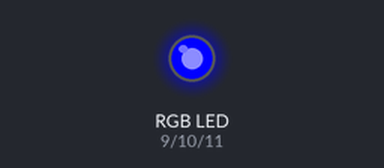
Simulated run of this sketch. Board: Arduino Uno, built with avr-gcc and run on an emulated ATmega328P. Shown: an RGB LED mixed from three pins (HIGH = lit). Dim RGB values are drawn brighter than linear.

Above: at 0.1 s.
At 14.1 s:
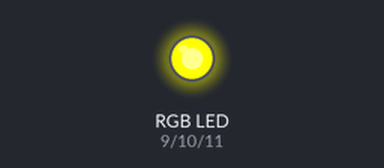
At 31.1 s:
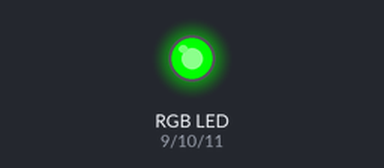
At 34.55 s:
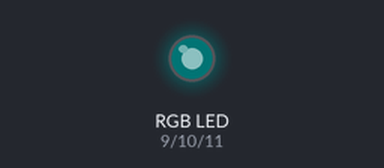
At 37.86 s:
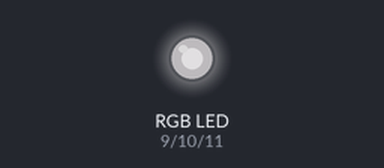
Timing chart, 0 to 37.7 s (numbered marks = the images above):
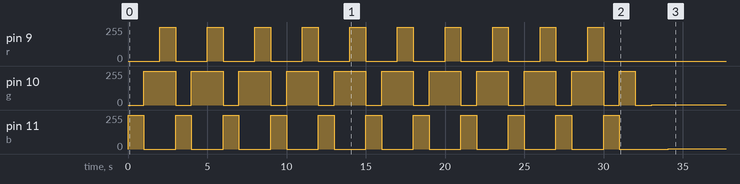

Measured:
- by itself, pin 9 (r): alternates 255/255 for 1.0 s and 0/255 for 2.0 s, 20 changes in all, then stays 0/255
- by itself, pin 10 (g): 0/255 → 255/255 at 1.0 s, → 0/255 2.0 s later, → 255/255 1.0 s later, → 0/255 2.0 s later, … (23 changes in this stretch)
- by itself, pin 11 (b): 0/255 → 255/255 at 0.00 s, → 0/255 1.0 s later, → 255/255 2.0 s later, → 0/255 1.0 s later, … (23 changes in this stretch)

The sketch:

FNR_LEDS_RGB2-c_pia.ino
```cpp
// (licence header left out)
// THE SOFTWARE IS PROVIDED "AS IS", WITHOUT WARRANTY OF ANY KIND, EXPRESS OR
// IMPLIED, INCLUDING BUT NOT LIMITED TO THE WARRANTIES OF MERCHANTABILITY,
// FITNESS FOR A PARTICULAR PURPOSE AND NONINFRINGEMENT. IN NO EVENT SHALL THE
// AUTHORS OR COPYRIGHT HOLDERS BE LIABLE FOR ANY CLAIM, DAMAGES OR OTHER
// LIABILITY, WHETHER IN AN ACTION OF CONTRACT, TORT OR OTHERWISE, ARISING FROM,
// OUT OF OR IN CONNECTION WITH THE SOFTWARE OR THE USE OR OTHER DEALINGS IN THE
// SOFTWARE.

int r = 9;    //
int g = 10;
int b = 11;

int fadetime=1;
int f;
int contagem;

void setup() {
  pinMode(r, OUTPUT);
  pinMode(g, OUTPUT);
  pinMode(b, OUTPUT);
}


void loop()
{
b_max();
g_max();
amarelo();
b_max();
g_max();
amarelo();
b_max();
g_max();
amarelo();
b_max();
g_max();
amarelo();
b_max();
g_max();
amarelo();
b_max();
g_max();
amarelo();
b_max();
g_max();
amarelo();
b_max();
g_max();
amarelo();
b_max();
g_max();
amarelo();
b_max();
g_max();
amarelo();
b_max();
g_max();


f_r();
f_g();
f_b();
f_w();
f_r();
f_g();
f_b();
f_w();f_r();
f_g();
f_b();
f_w();
f_r();
f_g();
f_b();
f_w();
f_r();
f_g();
f_b();
f_w();
f_r();
f_g();
f_b();
f_w();
f_r();
f_g();
f_b();
f_w();
f_r();
f_g();
f_b();
f_w();
f_r();
f_g();
f_b();
f_w();
f_r();
f_g();
f_b();
f_w();
f_r();
f_g();
f_b();
f_w();
f_r();
f_g();
f_b();
f_w();
f_r();
f_g();
f_b();
f_w();
f_r();
f_g();
f_b();
f_w();
f_r();
f_g();
f_b();
f_w();f_r();
f_g();
f_b();
f_w();f_r();
f_g();
f_b();
f_w();f_r();
f_g();
f_b();
f_w();f_r();
f_g();
f_b();
f_w();f_r();
f_g();
f_b();
f_w();f_r();
f_g();
f_b();
f_w();f_r();
f_g();
f_b();
f_w();f_r();
f_g();
f_b();
f_w();f_r();
f_g();
f_b();
f_w();
f_r();
f_g();
f_b();
f_w();f_r();
f_g();
f_b();
f_w();f_r();
f_g();
f_b();


r_max();
amarelo2();
r_max();
amarelo2();r_max();
amarelo2();r_max();
amarelo2();r_max();
amarelo2();r_max();
amarelo2();r_max();
amarelo2();r_max();
amarelo2();r_max();
amarelo2();r_max();
amarelo2();r_max();
amarelo2();r_max();
amarelo2();r_max();
amarelo2();r_max();
amarelo2();r_max();
amarelo2();r_max();
amarelo2();r_max();
amarelo2();r_max();
amarelo2();r_max();
amarelo2();r_max();
amarelo2();r_max();
amarelo2();r_max();
amarelo2();r_max();
amarelo2();r_max();
amarelo2();r_max();
amarelo2();r_max();
amarelo2();r_max();
amarelo2();r_max();
amarelo2();r_max();
amarelo2();r_max();
amarelo2();r_max();
amarelo2();r_max();
amarelo2();r_max();
amarelo2();r_max();
amarelo2();r_max();
amarelo2();r_max();
amarelo2();r_max();
amarelo2();r_max();
amarelo2();r_max();
amarelo2();r_max();
amarelo2();r_max();
amarelo2();r_max();
amarelo2();r_max();
amarelo2();r_max();
amarelo2();r_max();
amarelo2();r_max();
amarelo2();r_max();
amarelo2();r_max();
amarelo2();r_max();
amarelo2();r_max();
amarelo2();r_max();
amarelo2();r_max();
amarelo2();r_max();
amarelo2();r_max();
amarelo2();r_max();
amarelo2();r_max();
amarelo2();r_max();
amarelo2();
r_max();
amarelo2();r_max();
amarelo2();r_max();
amarelo2();r_max();
amarelo2();r_max();
amarelo2();r_max();
amarelo2();r_max();
amarelo2();r_max();
amarelo2();r_max();
amarelo2();r_max();
amarelo2();r_max();
amarelo2();r_max();
amarelo2();r_max();
amarelo2();r_max();
amarelo2();r_max();
amarelo2();r_max();
amarelo2();r_max();
amarelo2();r_max();
amarelo2();r_max();
amarelo2();r_max();
amarelo2();r_max();
amarelo2();r_max();
amarelo2();r_max();
amarelo2();r_max();
amarelo2();r_max();
amarelo2();r_max();
amarelo2();r_max();
amarelo2();r_max();
amarelo2();r_max();
amarelo2();r_max();
amarelo2();r_max();
amarelo2();r_max();
amarelo2();r_max();
amarelo2();r_max();
amarelo2();r_max();
amarelo2();r_max();
amarelo2();r_max();
amarelo2();r_max();
amarelo2();r_max();
amarelo2();r_max();
amarelo2();r_max();
amarelo2();r_max();
amarelo2();r_max();
amarelo2();r_max();
amarelo2();r_max();
amarelo2();r_max();
amarelo2();r_max();
amarelo2();r_max();
amarelo2();r_max();
amarelo2();r_max();
amarelo2();r_max();
amarelo2();r_max();
amarelo2();r_max();
amarelo2();
}

//-----------------------------

void violeta()
{

  analogWrite(r, 255);
  analogWrite(b, 125);
  delay (800);
  analogWrite(r, 0);
  analogWrite(b,0);
}

//--------------------------------
void amarelo()
{

  analogWrite(r, 255);
  analogWrite(g, 255);
  delay (1000);
  analogWrite(r, 0);
  analogWrite(g, 0);
}


//--------------------------------
void turquesa()
{

  analogWrite(g, 255);
  analogWrite(b, 255);
  delay (800);
  analogWrite(g, 0);
  analogWrite(b, 0);
}
//------------------------------
void r_max()
{

  analogWrite(r, 255);
  delay (250);
  analogWrite(r, 0);
}
//------------------------------
void b_max()
{
  analogWrite(b, 255);
  delay (1000);
  analogWrite(b, 0);
}

//-----------------------------
void g_max()
{

  analogWrite(g, 255);
  delay (1000);
  analogWrite(g, 0);
}


//--------------------------------
void w_max()
{

  analogWrite(r, 255);
  analogWrite(b,255);
  analogWrite(g,255);
  delay (25);

  analogWrite(g, 0);
  analogWrite(b, 0);
  analogWrite(r, 0);
}
//---------------------------

void f_r()
{
  // fade from vermelho
  for (f = 0; f < 255; f++)
  {
    analogWrite(r, f);
    delay (fadetime);
  }
  for (f = 255; f > 0; f--)
  {
    analogWrite(r, f);
    delay (fadetime);
  }
  analogWrite(r, 0);
}
//------------------------------
void f_b()
{
  // fade from azul
  for (f = 0; f < 255; f++)
  {
    analogWrite(b, f);
    delay (fadetime);
  }
  // fade from azul
  for (f = 255; f > 0; f--)
  {
    analogWrite(b, f);
    delay (fadetime);
  }
}
//-----------------------------
void f_g()
{
  // fade from verde
  for (f = 0; f < 255; f++)
  {
    analogWrite(g, f);
    delay (fadetime);
  }
  // fade from verde
  for (f = 255; f >0; f--)
  {
    analogWrite(g, f);
    delay (fadetime);
  }
}
//--------------------------------
void f_w()
{

  for (f = 0; f < 255; f++)
  {
    analogWrite(r, f);
    analogWrite(b,f);
    analogWrite(g,f);
    delay (fadetime);
  }
  for (f = 255; f >0; f--)
  {
    analogWrite(r, f);
    analogWrite(b,f);
    analogWrite(g,f);
    delay (fadetime);
  }
}


  void amarelo2(){

  analogWrite(r, 255);
  analogWrite(g, 255);
  delay (40);
  analogWrite(r, 0);
  analogWrite(g, 0);
}
```
